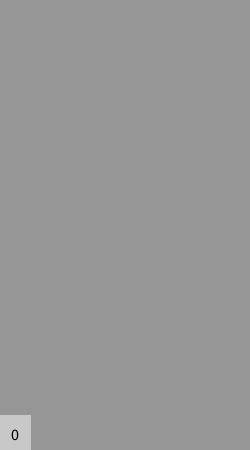
Frame 1 (no input)
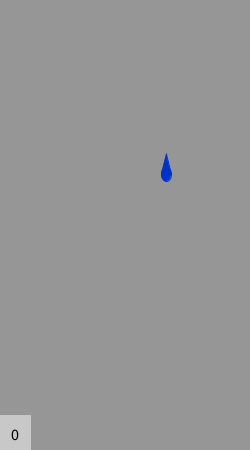
Frame 60 (the mouse pressed at the canvas centre just before this capture)
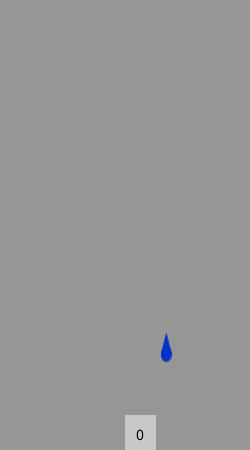
Frame 120 (the mouse held since frame 60 and released just before this capture)

The Processing sketch that drew these frames (run headless with seeded random() and noise(); from frame 60 on, the mouse is pressed at the canvas centre):

// Processing sketch: sketch_190609a
// ── sketch_190609a.pde
int bucketX = 0;
int score = 0;
int dropX = 0;
int dropY = 450;
void draw(){
  if(mouseX < 220){
      bucketX = mouseX;
    }
  else if(mouseX >= 220){
      bucketX = 220;
    }
  background(150,150,150);
  fill(0,50,200);
  stroke(0,50,200);
  ellipse(dropX+5,dropY+20,10,14);
  fill(0,50,200);
  stroke(0,50,200);
  triangle(dropX,dropY+20,dropX+10,dropY+20,dropX+5,dropY);
  dropY +=3;
  if(dropY >= 450){
    int randomNumber = (int) random(width);
    dropY = -20;
    dropX = randomNumber;
  }
  fill(200,200,200);
  stroke(200,200,200);
  rect(bucketX,415,30,35);
  fill(0, 0, 0);
    textSize(16);
    text(score, bucketX+ 11, 440);
    
}
void checkCatch(int x){
         if (x > mouseX && x < mouseX+100)
            score++;
         else if (score > 0) 
            score--;
        println("Your score is now: " + score);
    }
void setup(){
  size(250,450);
}
